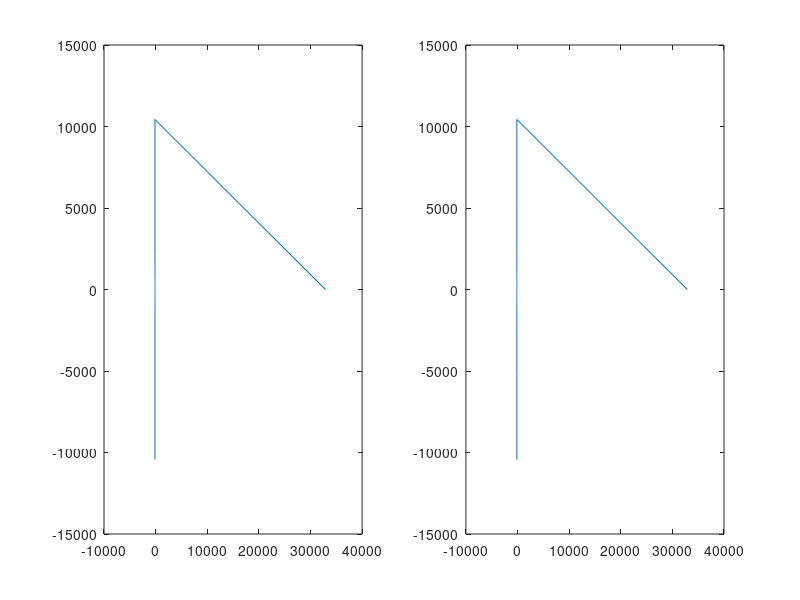

Reproduce this figure in MATLAB.
function  IFFTBlock()
    x = 1 : 1 : 256; 
    y = fft(x);
    N  = length(x);
    
    k = 0:(N/2)-1;  
    w = exp((-1i*2*pi*k)/N);
    
    temp = zeros(1,N);
    
    index = 0 : N-1;
    
    revIndex = bitrevorder(index) + 1;
   
    numberOfSteps = log(N) / log (2);
   
    for s = 1 : numberOfSteps
        i = 1;
        for j  = 1  : 2^(numberOfSteps-s)
            windex = 1;
            for p = 1 : 2 ^ (s-1)
                
                if(s == 1)
                    x1 = x(revIndex(i));
                    x2 = w(windex)*x(revIndex(i+1));  
                else
                    x1 = x(i+(p-1));
                    x2 = w(windex)*x(i+(p-1)+2^(s-1));
                end
                display(windex);
                temp(i+(p-1)) =  x1 + x2;
                temp(i+(p-1)+2^(s-1)) = x1 - x2;
                windex = windex + (2^(numberOfSteps-s));
            end
            i = i+2^s;   
        end
        x = temp;
        
    end     
    display(y-x);
    subplot(1, 2, 1), plot(x);
    subplot(1, 2, 2), plot(y);
end